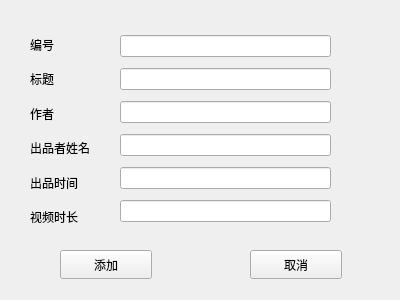
<?xml version="1.0" encoding="UTF-8"?>
<ui version="4.0">
 <class>modifycategoryCDs</class>
 <widget class="QWidget" name="modifycategoryCDs">
  <property name="geometry">
   <rect>
    <x>0</x>
    <y>0</y>
    <width>400</width>
    <height>300</height>
   </rect>
  </property>
  <property name="windowTitle">
   <string>添加物品</string>
  </property>
  <widget class="QPushButton" name="addItemsButton">
   <property name="geometry">
    <rect>
     <x>60</x>
     <y>250</y>
     <width>92</width>
     <height>29</height>
    </rect>
   </property>
   <property name="text">
    <string>添加</string>
   </property>
  </widget>
  <widget class="QPushButton" name="exitButton">
   <property name="geometry">
    <rect>
     <x>250</x>
     <y>250</y>
     <width>92</width>
     <height>29</height>
    </rect>
   </property>
   <property name="text">
    <string>取消</string>
   </property>
  </widget>
  <widget class="QWidget" name="layoutWidget">
   <property name="geometry">
    <rect>
     <x>120</x>
     <y>30</y>
     <width>211</width>
     <height>201</height>
    </rect>
   </property>
   <layout class="QVBoxLayout" name="verticalLayout_2">
    <item>
     <widget class="QLineEdit" name="CDs_1"/>
    </item>
    <item>
     <widget class="QLineEdit" name="CDs_2"/>
    </item>
    <item>
     <widget class="QLineEdit" name="CDs_3"/>
    </item>
    <item>
     <widget class="QLineEdit" name="CDs_4"/>
    </item>
    <item>
     <widget class="QLineEdit" name="CDs_5"/>
    </item>
    <item>
     <widget class="QLineEdit" name="CDs_6"/>
    </item>
   </layout>
  </widget>
  <widget class="QWidget" name="layoutWidget_2">
   <property name="geometry">
    <rect>
     <x>30</x>
     <y>30</y>
     <width>77</width>
     <height>201</height>
    </rect>
   </property>
   <layout class="QVBoxLayout" name="verticalLayout">
    <item>
     <widget class="QLabel" name="ID">
      <property name="text">
       <string>编号</string>
      </property>
     </widget>
    </item>
    <item>
     <widget class="QLabel" name="headLine">
      <property name="text">
       <string>标题</string>
      </property>
     </widget>
    </item>
    <item>
     <widget class="QLabel" name="authorName">
      <property name="text">
       <string>作者</string>
      </property>
     </widget>
    </item>
    <item>
     <widget class="QLabel" name="Producer">
      <property name="text">
       <string>出品者姓名</string>
      </property>
     </widget>
    </item>
    <item>
     <widget class="QLabel" name="productionTime">
      <property name="text">
       <string>出品时间</string>
      </property>
     </widget>
    </item>
    <item>
     <widget class="QLabel" name="videoLength">
      <property name="text">
       <string>视频时长</string>
      </property>
     </widget>
    </item>
   </layout>
  </widget>
 </widget>
 <resources/>
 <connections/>
</ui>
